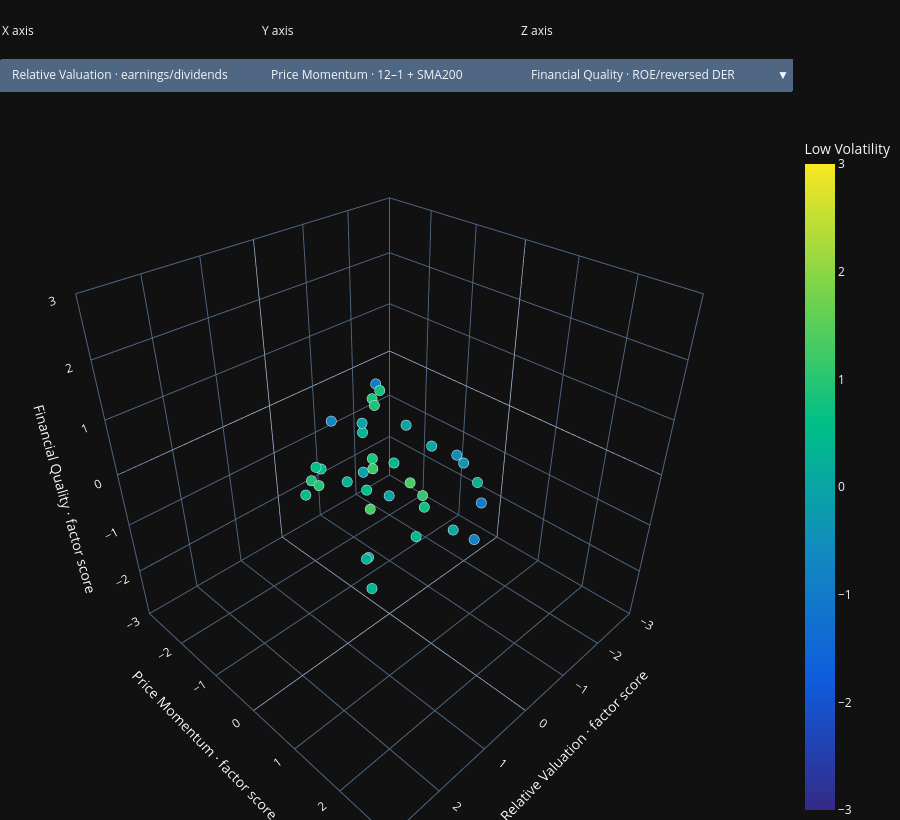

Source (notebook cell):
### Markdown cell above
## 10. Interactive 3D Factor Zoo

The dropdowns independently replace X, Y, or Z with an existing factor or indicator. Every issuer in the active dataset is retained in the interactive plot; a point is hidden automatically when any selected coordinate is unavailable. Low Volatility controls the color. Hover reveals the ticker, raw inputs, component z-scores, and coverage counts. The generic X/Y/Z values in hover follow the selected axes named above the chart.

The interactive Plotly view needs a compatible notebook renderer. A static image of the **starting selection** is saved below it for GitHub and other viewers; it cannot react to dropdowns. For a self-contained interactive HTML file, set `FACTOR_ZOO_EXPORT_3D_HTML` to a local output path before running; that file may contain the loaded data. Scores are descriptive, not probabilities or expected returns.

### Code cell
def axis_coordinates(frame: pd.DataFrame, option_id: str) -> list:
    """Return one coordinate per issuer; unavailable values become JSON null."""
    option = AXIS_OPTIONS[option_id]
    direction = -1 if option_id in REVERSED_COMPONENTS else 1
    values = pd.to_numeric(frame[option["column"]], errors="coerce") * direction
    valid = frame[option["status"]].eq("AVAILABLE") & np.isfinite(values)
    return [float(value) if is_valid else None for value, is_valid in zip(values, valid)]


def axis_title(option_id: str) -> str:
    units = "factor score" if option_id.startswith("factor:") else "natural component z"
    return f"{AXIS_OPTIONS[option_id]['label']} · {units}"


# Keep every issuer in the interactive traces. Null coordinates hide only the
# issuers that are missing one of the axes currently selected by the user.
plot_source = scored.copy()
for axis, option_id in axis_selection.items():
    plot_source[f"_axis_{axis}"] = axis_coordinates(plot_source, option_id)
    plot_source[f"_axis_{axis}_status"] = plot_source[AXIS_OPTIONS[option_id]["status"]]
axis_status_columns = [f"_axis_{axis}_status" for axis in ("x", "y", "z")]
initial_visible = (plot_source[axis_status_columns].eq("AVAILABLE").all(axis=1)
                   & plot_source[["_axis_x", "_axis_y", "_axis_z"]].notna().all(axis=1))
plot_data = plot_source.loc[initial_visible].copy()
plot_data["low_volatility_display"] = plot_data["low_volatility_score"].where(
    plot_data["low_volatility_status"].eq("AVAILABLE"), np.nan)

component_z_columns = [f"{name}_z" for name in component_columns]
component_status_columns = [f"{name}_status" for name in component_columns]
component_peer_columns = [f"{name}_eligible_peers" for name in component_columns]
plot_source["low_volatility_label"] = np.where(
    plot_source["low_volatility_status"].eq("AVAILABLE"),
    plot_source["low_volatility_score"].map(lambda value: f"{value:+.2f}"),
    "unavailable",
)
custom_columns = (["company", "sector", "peer_group", "as_of", "report_as_of"]
                  + component_columns + component_z_columns + component_status_columns
                  + component_peer_columns + ["low_volatility_label"])
colorscale = [[0.00, "#352a87"], [0.20, "#0f5cdd"], [0.40, "#128ac0"],
              [0.60, "#00bf87"], [0.80, "#76d34b"], [1.00, "#f9e721"]]
# Coordinate labels must stay generic: the axis titles change with dropdowns.
hovertemplate = (
    "<b>%{text} · %{customdata[0]}</b><br>%{customdata[1]} · %{customdata[2]} peers"
    "<br>Issuer prices through %{customdata[3]} · report as of %{customdata[4]}"
    "<br><br><b>Selected coordinates</b>"
    "<br>X: %{x:+.2f} · Y: %{y:+.2f} · Z: %{z:+.2f}"
    "<br><br><b>Value inputs</b>"
    "<br>Earnings yield %{customdata[5]:.2%} · z %{customdata[13]:+.2f} · %{customdata[21]} · n=%{customdata[29]}"
    "<br>Dividend yield %{customdata[6]:.2%} · z %{customdata[14]:+.2f} · %{customdata[22]} · n=%{customdata[30]}"
    "<br><br><b>Momentum inputs</b>"
    "<br>12–1 return %{customdata[7]:.2%} · z %{customdata[15]:+.2f} · %{customdata[23]} · n=%{customdata[31]}"
    "<br>Close/SMA200 − 1 %{customdata[8]:.2%} · z %{customdata[16]:+.2f} · %{customdata[24]} · n=%{customdata[32]}"
    "<br><br><b>Quality inputs</b>"
    "<br>ROE %{customdata[9]:.2%} · z %{customdata[17]:+.2f} · %{customdata[25]} · n=%{customdata[33]}"
    "<br>Debt/equity %{customdata[10]:.3f} · reversed z %{customdata[18]:+.2f} · %{customdata[26]} · n=%{customdata[34]}"
    "<br><br><b>Low Volatility color</b>: %{customdata[11]:.3f} beta; residual volatility %{customdata[12]:.2%}; score %{customdata[37]}σ (%{customdata[28]})"
    "<extra></extra>"
)
lowvol_complete = (plot_source["low_volatility_status"].eq("AVAILABLE")
                   & np.isfinite(pd.to_numeric(plot_source["low_volatility_score"], errors="coerce")))
trace_frames = [plot_source.loc[lowvol_complete].copy(), plot_source.loc[~lowvol_complete].copy()]
fig = go.Figure()
for frame, color_available in zip(trace_frames, (True, False)):
    marker = {"size": 6, "line": {"width": 0.7, "color": "#dbeafe"}}
    if color_available:
        marker.update({"color": frame["low_volatility_score"].tolist(), "colorscale": colorscale,
                       "cmin": -3, "cmax": 3, "colorbar": {"title": "Low Volatility"}})
    else:
        marker["color"] = "#778493"
    fig.add_trace(go.Scatter3d(
        x=axis_coordinates(frame, axis_selection["x"]),
        y=axis_coordinates(frame, axis_selection["y"]),
        z=axis_coordinates(frame, axis_selection["z"]),
        mode="markers", text=frame["ticker"].tolist(), marker=marker,
        customdata=frame[custom_columns].to_numpy(dtype=object), hovertemplate=hovertemplate,
        name="Complete Low Volatility score" if color_available else "Low Volatility unavailable or partial"))

option_ids = list(AXIS_OPTIONS)
menus = []
for position, axis in enumerate(("x", "y", "z")):
    buttons = []
    for option_id in option_ids:
        buttons.append({
            "label": AXIS_OPTIONS[option_id]["dropdown_label"], "method": "update",
            "args": [{axis: [axis_coordinates(frame, option_id) for frame in trace_frames]},
                     {f"scene.{axis}axis.title.text": axis_title(option_id)}],
        })
    menus.append({"buttons": buttons, "active": option_ids.index(axis_selection[axis]),
                  "direction": "down", "showactive": True, "x": position / 3, "xanchor": "left",
                  "y": 1.12, "yanchor": "top", "pad": {"r": 8, "t": 12}})
annotations = [{"text": f"{axis.upper()} axis", "x": position / 3, "y": 1.16,
                "xref": "paper", "yref": "paper", "showarrow": False, "xanchor": "left"}
               for position, axis in enumerate(("x", "y", "z"))]
fig.update_layout(template="plotly_dark",
                  scene={"xaxis_title": axis_title(axis_selection["x"]),
                         "yaxis_title": axis_title(axis_selection["y"]),
                         "zaxis_title": axis_title(axis_selection["z"]),
                         "xaxis": {"range": [-3, 3]}, "yaxis": {"range": [-3, 3]},
                         "zaxis": {"range": [-3, 3]}, "aspectmode": "cube"},
                  updatemenus=menus, annotations=annotations,
                  height=820, margin={"l": 0, "r": 0, "t": 130, "b": 0})
factor_zoo_figure = fig  # Preserve the 3D figure when later cells create other charts.
fig.show()
export_path = os.environ.get("FACTOR_ZOO_EXPORT_3D_HTML", "").strip()
if export_path:
    fig.write_html(export_path, include_plotlyjs=True, full_html=True)
    print("Interactive HTML exported:", Path(export_path).name)

# Static fallback represents the starting selection; dropdown changes are interactive only.
if plot_data.empty:
    print("No issuer has all three starting axes available; use the dropdowns to explore other combinations.")
else:
    cmap = LinearSegmentedColormap.from_list("factor_zoo", [color for _, color in colorscale])
    norm = Normalize(vmin=-3, vmax=3)
    static_fig = plt.figure(figsize=(10, 7), facecolor="#080b12")
    ax = static_fig.add_subplot(111, projection="3d", facecolor="#080b12")
    ax.tick_params(colors="#dbeafe")
    for axis in (ax.xaxis, ax.yaxis, ax.zaxis):
        axis.label.set_color("#dbeafe")
        axis.pane.fill = False
    static_lowvol = plot_data["low_volatility_status"].eq("AVAILABLE") & plot_data["low_volatility_score"].notna()
    for frame, available in ((plot_data.loc[static_lowvol], True), (plot_data.loc[~static_lowvol], False)):
        if frame.empty:
            continue
        colors = cmap(norm(frame["low_volatility_score"].to_numpy(dtype=float))) if available else "#778493"
        ax.scatter(frame["_axis_x"], frame["_axis_y"], frame["_axis_z"],
                   c=colors, s=45, edgecolors="#cbd5e1", linewidths=0.5, depthshade=False)
    ax.set(xlim=(-3, 3), ylim=(-3, 3), zlim=(-3, 3),
           xlabel=axis_title(axis_selection["x"]), ylabel=axis_title(axis_selection["y"]),
           zlabel=axis_title(axis_selection["z"]))
    ax.view_init(elev=28, azim=-37.5)
    ax.set_title("Factor Zoo · starting selection (interactive chart above)", color="#e6edf7", pad=12)
    colorbar = static_fig.colorbar(ScalarMappable(norm=norm, cmap=cmap), ax=ax, shrink=.62, pad=.08)
    colorbar.set_label("Low Volatility score", color="#dbeafe")
    colorbar.ax.yaxis.set_tick_params(color="#dbeafe", labelcolor="#dbeafe")
    image_buffer = io.BytesIO()
    static_fig.savefig(image_buffer, format="png", dpi=140, bbox_inches="tight", facecolor=static_fig.get_facecolor())
    display(Image(data=image_buffer.getvalue()))
    plt.close(static_fig)
print("Starting selection · issuers plotted:", len(plot_data))
print("Starting selection · Low Volatility color available:", int(plot_data["low_volatility_status"].eq("AVAILABLE").sum()))
print("Starting selection · gray/unavailable Low Volatility markers:", int((~plot_data["low_volatility_status"].eq("AVAILABLE")).sum()))
print("Dropdowns recalculate visible points from all issuers; these counts and the static preview reflect the starting selection only.")

### Figure 1 — Plotly figure (JSON) as saved in the notebook; plotly's stock layout.template omitted (floating-point values rounded to 4 significant figures; data arrays with more than 128 entries replaced by an {"elided": "..."} marker saying what was removed)
{"data": [{"customdata": {"elided": "45x38 mixed values"}, "hovertemplate": "<b>%{text} · %{customdata[0]}</b><br>%{customdata[1]} · %{customdata[2]} peers<br>Issuer prices through %{customdata[3]} · report as of %{customdata[4]}<br><br><b>Selected coordinates</b><br>X: %{x:+.2f} · Y: %{y:+.2f} · Z: %{z:+.2f}<br><br><b>Value inputs</b><br>Earnings yield %{customdata[5]:.2%} · z %{customdata[13]:+.2f} · %{customdata[21]} · n=%{customdata[29]}<br>Dividend yield %{customdata[6]:.2%} · z %{customdata[14]:+.2f} · %{customdata[22]} · n=%{customdata[30]}<br><br><b>Momentum inputs</b><br>12–1 return %{customdata[7]:.2%} · z %{customdata[15]:+.2f} · %{customdata[23]} · n=%{customdata[31]}<br>Close/SMA200 − 1 %{customdata[8]:.2%} · z %{customdata[16]:+.2f} · %{customdata[24]} · n=%{customdata[32]}<br><br><b>Quality inputs</b><br>ROE %{customdata[9]:.2%} · z %{customdata[17]:+.2f} · %{customdata[25]} · n=%{customdata[33]}<br>Debt/equity %{customdata[10]:.3f} · reversed z %{customdata[18]:+.2f} · %{customdata[26]} · n=%{customdata[34]}<br><br><b>Low Volatility color</b>: %{customdata[11]:.3f} beta; residual volatility %{customdata[12]:.2%}; score %{customdata[37]}σ (%{customdata[28]})<extra></extra>", "marker": {"cmax": 3, "cmin": -3, "color": [0.3144, -0.319, 0.438, 0.7348, -1.133, 0.3495, -0.01856, 0.8914, 0.8942, 0.5472, 0.6205, 0.2533, 0.5812, -2.075, -1.694, 0.8251, -2.081, -2.081, -0.9288, -0.07181, 0.2403, 0.0256, -0.8438, 1.203, -0.5216, 1.33, -0.7895, -0.02563, 0.09783, 1.33, 0.4582, 0.8719, 0.3634, -1.216, -0.9991, 0.3966, -0.04667, 0.9018, 0.1008, 1.141, -0.6677, 0.6091, 0.9618, 0.3678, -1.337], "colorbar": {"title": {"text": "Low Volatility"}}, "colorscale": [[0.0, "#352a87"], [0.2, "#0f5cdd"], [0.4, "#128ac0"], [0.6, "#00bf87"], [0.8, "#76d34b"], [1.0, "#f9e721"]], "line": {"color": "#dbeafe", "width": 0.7}, "size": 6}, "mode": "markers", "name": "Complete Low Volatility score", "text": ["AADI", "ADMR", "ADRO", "AKRA", "AMMN", "AMRT", "ANTM", "ASII", "BBCA", "BBNI", "BBRI", "BBTN", "BMRI", "BRPT", "BUMI", "CPIN", "CUAN", "DEWA", "EMTK", "ESSA", "EXCL", "GOTO", "HRTA", "ICBP", "INCO", "INDF", "INDY", "INKP", "ISAT", "ITMG", "JPFA", "KLBF", "MAPI", "MBMA", "MDKA", "MEDC", "NCKL", "PGAS", "PGEO", "PTBA", "SCMA", "TLKM", "UNTR", "UNVR", "WIFI"], "type": "scatter3d", "x": [null, -0.5505, 1.023, 0.2633, null, -0.2957, -0.2624, 1.09, -0.01488, 0.1801, 1.248, 0.3675, 1.458, null, null, -0.8848, null, null, -1.164, 0.458, 0.04102, null, null, 0.2262, -1.185, 0.7863, -0.4655, 0.2341, -0.1394, 0.3026, 0.2377, -0.6519, -0.6536, null, -1.276, 0.9593, 0.213, -0.2817, -1.022, 0.1516, -0.03691, 0.7174, 1.264, 0.5663, null], "y": [1.437, 1.016, 1.535, 0.9841, -0.7928, -0.9185, 0.09005, -0.5832, -0.3393, -0.3375, -0.2587, -0.1748, -0.2743, -1.082, 0.5086, -1.115, -1.499, 0.464, -1.499, -0.109, -0.4728, -0.2888, 1.571, -0.1391, 0.3531, 0.3805, 1.386, 0.224, 1.225, 0.7268, 0.3294, -1.056, 1.222, 0.104, 0.8538, 0.5732, -0.3763, -0.6817, -0.05122, 0.8431, -1.385, -0.7947, -0.1959, -0.3629, -1.039], "z": [0.827, 0.4546, 0.2504, 0.04689, -0.75, 0.2414, 0.84, 0.1493, 1.111, -0.3711, 0.6335, -1.608, 0.2351, -0.7395, -0.1738, 0.7104, -0.6036, 1.205, 0.5729, 0.2295, -1.956, -0.5536, -0.07106, 0.1641, -0.01855, -0.03401, -0.7618, -0.1622, -0.4766, 0.3763, 0.5053, 0.6728, 0.1482, -0.3462, -0.7706, -1.385, 0.8786, -0.1531, 0.04408, 0.126, 0.3686, 0.07865, 0.3458, -0.02477, -0.2557]}, {"customdata": [], "hovertemplate": "<b>%{text} · %{customdata[0]}</b><br>%{customdata[1]} · %{customdata[2]} peers<br>Issuer prices through %{customdata[3]} · report as of %{customdata[4]}<br><br><b>Selected coordinates</b><br>X: %{x:+.2f} · Y: %{y:+.2f} · Z: %{z:+.2f}<br><br><b>Value inputs</b><br>Earnings yield %{customdata[5]:.2%} · z %{customdata[13]:+.2f} · %{customdata[21]} · n=%{customdata[29]}<br>Dividend yield %{customdata[6]:.2%} · z %{customdata[14]:+.2f} · %{customdata[22]} · n=%{customdata[30]}<br><br><b>Momentum inputs</b><br>12–1 return %{customdata[7]:.2%} · z %{customdata[15]:+.2f} · %{customdata[23]} · n=%{customdata[31]}<br>Close/SMA200 − 1 %{customdata[8]:.2%} · z %{customdata[16]:+.2f} · %{customdata[24]} · n=%{customdata[32]}<br><br><b>Quality inputs</b><br>ROE %{customdata[9]:.2%} · z %{customdata[17]:+.2f} · %{customdata[25]} · n=%{customdata[33]}<br>Debt/equity %{customdata[10]:.3f} · reversed z %{customdata[18]:+.2f} · %{customdata[26]} · n=%{customdata[34]}<br><br><b>Low Volatility color</b>: %{customdata[11]:.3f} beta; residual volatility %{customdata[12]:.2%}; score %{customdata[37]}σ (%{customdata[28]})<extra></extra>", "marker": {"color": "#778493", "line": {"color": "#dbeafe", "width": 0.7}, "size": 6}, "mode": "markers", "name": "Low Volatility unavailable or partial", "text": [], "type": "scatter3d", "x": [], "y": [], "z": []}], "layout": {"annotations": [{"showarrow": false, "text": "X axis", "x": 0.0, "xanchor": "left", "xref": "paper", "y": 1.16, "yref": "paper"}, {"showarrow": false, "text": "Y axis", "x": 0.3333, "xanchor": "left", "xref": "paper", "y": 1.16, "yref": "paper"}, {"showarrow": false, "text": "Z axis", "x": 0.6667, "xanchor": "left", "xref": "paper", "y": 1.16, "yref": "paper"}], "height": 820, "margin": {"b": 0, "l": 0, "r": 0, "t": 130}, "scene": {"aspectmode": "cube", "xaxis": {"range": [-3, 3], "title": {"text": "Relative Valuation · factor score"}}, "yaxis": {"range": [-3, 3], "title": {"text": "Price Momentum · factor score"}}, "zaxis": {"range": [-3, 3], "title": {"text": "Financial Quality · factor score"}}}, "updatemenus": [{"active": 0, "buttons": [{"args": [{"x": [[null, -0.5505, 1.023, 0.2633, null, -0.2957, -0.2624, 1.09, -0.01488, 0.1801, 1.248, 0.3675, 1.458, null, null, -0.8848, null, null, -1.164, 0.458, 0.04102, null, null, 0.2262, -1.185, 0.7863, -0.4655, 0.2341, -0.1394, 0.3026, 0.2377, -0.6519, -0.6536, null, -1.276, 0.9593, 0.213, -0.2817, -1.022, 0.1516, -0.03691, 0.7174, 1.264, 0.5663, null], []]}, {"scene.xaxis.title.text": "Relative Valuation · factor score"}], "label": "Relative Valuation · earnings/dividends", "method": "update"}, {"args": [{"x": [[1.437, 1.016, 1.535, 0.9841, -0.7928, -0.9185, 0.09005, -0.5832, -0.3393, -0.3375, -0.2587, -0.1748, -0.2743, -1.082, 0.5086, -1.115, -1.499, 0.464, -1.499, -0.109, -0.4728, -0.2888, 1.571, -0.1391, 0.3531, 0.3805, 1.386, 0.224, 1.225, 0.7268, 0.3294, -1.056, 1.222, 0.104, 0.8538, 0.5732, -0.3763, -0.6817, -0.05122, 0.8431, -1.385, -0.7947, -0.1959, -0.3629, -1.039], []]}, {"scene.xaxis.title.text": "Price Momentum · factor score"}], "label": "Price Momentum · 12–1 + SMA200", "method": "update"}, {"args": [{"x": [[0.827, 0.4546, 0.2504, 0.04689, -0.75, 0.2414, 0.84, 0.1493, 1.111, -0.3711, 0.6335, -1.608, 0.2351, -0.7395, -0.1738, 0.7104, -0.6036, 1.205, 0.5729, 0.2295, -1.956, -0.5536, -0.07106, 0.1641, -0.01855, -0.03401, -0.7618, -0.1622, -0.4766, 0.3763, 0.5053, 0.6728, 0.1482, -0.3462, -0.7706, -1.385, 0.8786, -0.1531, 0.04408, 0.126, 0.3686, 0.07865, 0.3458, -0.02477, -0.2557], []]}, {"scene.xaxis.title.text": "Financial Quality · factor score"}], "label": "Financial Quality · ROE/reversed DER", "method": "update"}, {"args": [{"x": [[null, -0.05232, 1.516, -0.355, null, -0.4419, -1.315, 0.8782, -0.7049, 1.409, 0.4394, 1.784, 0.858, null, null, -0.7209, null, null, -1.616, -0.5707, -0.799, null, null, 0.3741, -1.322, 1.406, 0.1176, 1.259, -0.5657, 0.8353, -0.3346, -0.2551, -0.4457, -1.545, -1.616, 1.784, 0.1423, 0.4852, -0.9946, 0.3039, -0.5135, -0.135, 1.636, -0.9248, null], []]}, {"scene.xaxis.title.text": "Earnings Valuation · natural component z"}], "label": "Earnings Valuation · earnings yield", "method": "update"}, {"args": [{"x": [[0.3038, -1.049, 0.5299, 0.8816, null, -0.1494, 0.7897, 1.303, 0.6752, -1.049, 2.057, -1.049, 2.057, -1.018, null, -1.049, -1.049, -0.9295, -0.712, 1.487, 0.881, null, -0.5547, 0.0782, -1.049, 0.1662, -1.049, -0.7908, 0.287, -0.2302, 0.81, -1.049, -0.8614, null, -0.9355, 0.1351, 0.2837, -1.049, -1.049, -0.0007562, 0.4396, 1.57, 0.8926, 2.057, -1.016], []]}, {"scene.xaxis.title.text": "Dividend Income · natural component z"}], "label": "Dividend Income · dividend yield", "method": "update"}, {"args": [{"x": [[1.137, 1.975, 1.465, 0.2836, -1.452, -1.129, -0.2787, -0.4784, -0.7169, -0.5638, -0.7525, -0.2494, -0.4157, -0.7115, 1.972, -1.15, -1.452, 2.086, -1.452, -0.06388, -0.1101, -0.5469, 2.086, -0.5431, 0.9807, -0.1691, 2.086, 0.2668, 0.766, 0.3257, 0.6197, -1.07, 0.7074, 0.8017, 0.4195, 0.1134, -0.3405, -0.5111, -1.028, -0.05074, -1.224, -0.6167, -0.2512, 0.04754, -0.8125], []]}, {"scene.xaxis.title.text": "Long-Term Price Momentum · natural component z"}], "label": "Long-Term Price Momentum · 12–1 return", "method": "update"}, {"args": [{"x": [[1.737, 0.05684, 1.604, 1.685, -0.1337, -0.7075, 0.4588, -0.6881, 0.03823, -0.1111, 0.235, -0.1002, -0.1328, -1.453, -0.9545, -1.081, -1.545, -1.158, -1.545, -0.1541, -0.8354, -0.03076, 1.056, 0.2649, -0.2745, 0.9302, 0.6855, 0.1813, 1.684, 1.128, 0.03914, -1.043, 1.737, -0.5937, 1.288, 1.033, -0.412, -0.8523, 0.9256, 1.737, -1.545, -0.9728, -0.1406, -0.7733, -1.265], []]}, {"scene.xaxis.title.text": "Price Trend vs SMA200 · natural component z"}], "label": "Price Trend vs SMA200 · MA200 distance", "method": "update"}, {"args": [{"x": [[1.091, 0.4959, -0.3129, 0.5016, -0.8283, 0.7092, 0.9572, -0.0386, 1.25, -0.9947, 0.5404, -1.357, 0.5606, -0.4127, -1.039, 0.5827, 1.168, 2.326, 0.1325, -0.5543, -1.633, -1.633, 2.209, 0.1093, -1.046, -0.32, -1.317, -0.5873, 0.2777, -0.1878, 0.9933, 0.3812, 0.1617, -1.221, -1.621, -0.8653, 0.8921, -0.6647, -0.5746, 0.1607, -0.1711, 0.02822, 0.3267, 2.326, -0.8033], []]}, {"scene.xaxis.title.text": "Profitability · natural component z"}], "label": "Profitability · ROE", "method": "update"}, {"args": [{"x": [[-0.5629, -0.4134, -0.8138, 0.4078, 0.6717, 0.2264, -0.7228, -0.3371, -0.9708, -0.2525, -0.7265, 1.859, 0.09034, 1.066, -0.691, -0.8381, 2.375, -0.08373, -1.013, -1.013, 2.278, -0.5253, 2.351, -0.2188, -1.009, -0.252, 0.2066, -0.2629, 1.231, -0.9403, -0.01742, -0.9644, -0.1346, -0.5289, -0.07947, 1.905, -0.8651, -0.3586, -0.6628, -0.09139, -0.9084, -0.1291, -0.3649, 2.375, -0.2919], []]}, {"scene.xaxis.title.text": "Leverage · natural component z"}], "label": "Leverage · DER", "method": "update"}, {"args": [{"x": [[-1.116, 0.145, -0.806, -0.9854, 1.432, -0.258, 0.06706, -0.6679, -0.3342, 0.1414, 0.1749, 0.3259, 0.1891, 2.459, 1.872, -0.9433, 2.459, 2.459, 1.052, -0.4217, -0.1107, -0.5717, 0.2038, -1.206, 0.4884, -1.206, 0.3914, 0.295, -0.2065, -1.206, -0.7034, -1.069, -0.9884, 0.9951, 1.073, -0.949, 0.03708, -0.8574, -0.1747, -1.041, 0.5119, -0.2608, -0.9017, -0.7563, 0.9697], []]}, {"scene.xaxis.title.text": "Market Sensitivity · natural component z"}], "label": "Market Sensitivity · IHSG beta", "method": "update"}, {"args": [{"x": [[0.4869, 0.4931, -0.06997, -0.4841, 0.8352, -0.441, -0.02995, -1.115, -1.454, -1.236, -1.416, -0.8325, -1.351, 1.691, 1.515, -0.7069, 1.703, 1.703, 0.806, 0.5653, -0.3699, 0.5205, 1.484, -1.2, 0.5547, -1.454, 1.188, -0.2438, 0.01085, -1.454, -0.2131, -0.675, 0.2616, 1.438, 0.9253, 0.1558, 0.05626, -0.9463, -0.02686, -1.241, 0.8235, -0.9574, -1.022, 0.02071, 1.703], []]}, {"scene.xaxis.title.text": "Issuer-Specific Volatility · natural component z"}], "label": "Issuer-Specific Volatility · OLS residual", "method": "update"}], "direction": "down", "pad": {"r": 8, "t": 12}, "showactive": true, "x": 0.0, "xanchor": "left", "y": 1.12, "yanchor": "top"}, {"active": 1, "buttons": [{"args": [{"y": [[null, -0.5505, 1.023, 0.2633, null, -0.2957, -0.2624, 1.09, -0.01488, 0.1801, 1.248, 0.3675, 1.458, null, null, -0.8848, null, null, -1.164, 0.458, 0.04102, null, null, 0.2262, -1.185, 0.7863, -0.4655, 0.2341, -0.1394, 0.3026, 0.2377, -0.6519, -0.6536, null, -1.276, 0.9593, 0.213, -0.2817, -1.022, 0.1516, -0.03691, 0.7174, 1.264, 0.5663, null], []]}, {"scene.yaxis.title.text": "Relative Valuation · factor score"}], "label": "Relative Valuation · earnings/dividends", "method": "update"}, {"args": [{"y": [[1.437, 1.016, 1.535, 0.9841, -0.7928, -0.9185, 0.09005, -0.5832, -0.3393, -0.3375, -0.2587, -0.1748, -0.2743, -1.082, 0.5086, -1.115, -1.499, 0.464, -1.499, -0.109, -0.4728, -0.2888, 1.571, -0.1391, 0.3531, 0.3805, 1.386, 0.224, 1.225, 0.7268, 0.3294, -1.056, 1.222, 0.104, 0.8538, 0.5732, -0.3763, -0.6817, -0.05122, 0.8431, -1.385, -0.7947, -0.1959, -0.3629, -1.039], []]}, {"scene.yaxis.title.text": "Price Momentum · factor score"}], "label": "Price Momentum · 12–1 + SMA200", "method": "update"}, {"args": [{"y": [[0.827, 0.4546, 0.2504, 0.04689, -0.75, 0.2414, 0.84, 0.1493, 1.111, -0.3711, 0.6335, -1.608, 0.2351, -0.7395, -0.1738, 0.7104, -0.6036, 1.205, 0.5729, 0.2295, -1.956, -0.5536, -0.07106, 0.1641, -0.01855, -0.03401, -0.7618, -0.1622, -0.4766, 0.3763, 0.5053, 0.6728, 0.1482, -0.3462, -0.7706, -1.385, 0.8786, -0.1531, 0.04408, 0.126, 0.3686, 0.07865, 0.3458, -0.02477, -0.2557], []]}, {"scene.yaxis.title.text": "Financial Quality · factor score"}], "label": "Financial Quality · ROE/reversed DER", "method": "update"}, {"args": [{"y": [[null, -0.05232, 1.516, -0.355, null, -0.4419, -1.315, 0.8782, -0.7049, 1.409, 0.4394, 1.784, 0.858, null, null, -0.7209, null, null, -1.616, -0.5707, -0.799, null, null, 0.3741, -1.322, 1.406, 0.1176, 1.259, -0.5657, 0.8353, -0.3346, -0.2551, -0.4457, -1.545, -1.616, 1.784, 0.1423, 0.4852, -0.9946, 0.3039, -0.5135, -0.135, 1.636, -0.9248, null], []]}, {"scene.yaxis.title.text": "Earnings Valuation · natural component z"}], "label": "Earnings Valuation · earnings yield", "method": "update"}, {"args": [{"y": [[0.3038, -1.049, 0.5299, 0.8816, null, -0.1494, 0.7897, 1.303, 0.6752, -1.049, 2.057, -1.049, 2.057, -1.018, null, -1.049, -1.049, -0.9295, -0.712, 1.487, 0.881, null, -0.5547, 0.0782, -1.049, 0.1662, -1.049, -0.7908, 0.287, -0.2302, 0.81, -1.049, -0.8614, null, -0.9355, 0.1351, 0.2837, -1.049, -1.049, -0.0007562, 0.4396, 1.57, 0.8926, 2.057, -1.016], []]}, {"scene.yaxis.title.text": "Dividend Income · natural component z"}], "label": "Dividend Income · dividend yield", "method": "update"}, {"args": [{"y": [[1.137, 1.975, 1.465, 0.2836, -1.452, -1.129, -0.2787, -0.4784, -0.7169, -0.5638, -0.7525, -0.2494, -0.4157, -0.7115, 1.972, -1.15, -1.452, 2.086, -1.452, -0.06388, -0.1101, -0.5469, 2.086, -0.5431, 0.9807, -0.1691, 2.086, 0.2668, 0.766, 0.3257, 0.6197, -1.07, 0.7074, 0.8017, 0.4195, 0.1134, -0.3405, -0.5111, -1.028, -0.05074, -1.224, -0.6167, -0.2512, 0.04754, -0.8125], []]}, {"scene.yaxis.title.text": "Long-Term Price Momentum · natural component z"}], "label": "Long-Term Price Momentum · 12–1 return", "method": "update"}, {"args": [{"y": [[1.737, 0.05684, 1.604, 1.685, -0.1337, -0.7075, 0.4588, -0.6881, 0.03823, -0.1111, 0.235, -0.1002, -0.1328, -1.453, -0.9545, -1.081, -1.545, -1.158, -1.545, -0.1541, -0.8354, -0.03076, 1.056, 0.2649, -0.2745, 0.9302, 0.6855, 0.1813, 1.684, 1.128, 0.03914, -1.043, 1.737, -0.5937, 1.288, 1.033, -0.412, -0.8523, 0.9256, 1.737, -1.545, -0.9728, -0.1406, -0.7733, -1.265], []]}, {"scene.yaxis.title.text": "Price Trend vs SMA200 · natural component z"}], "label": "Price Trend vs SMA200 · MA200 distance", "method": "update"}, {"args": [{"y": [[1.091, 0.4959, -0.3129, 0.5016, -0.8283, 0.7092, 0.9572, -0.0386, 1.25, -0.9947, 0.5404, -1.357, 0.5606, -0.4127, -1.039, 0.5827, 1.168, 2.326, 0.1325, -0.5543, -1.633, -1.633, 2.209, 0.1093, -1.046, -0.32, -1.317, -0.5873, 0.2777, -0.1878, 0.9933, 0.3812, 0.1617, -1.221, -1.621, -0.8653, 0.8921, -0.6647, -0.5746, 0.1607, -0.1711, 0.02822, 0.3267, 2.326, -0.8033], []]}, {"scene.yaxis.title.text": "Profitability · natural component z"}], "label": "Profitability · ROE", "method": "update"}, {"args": [{"y": [[-0.5629, -0.4134, -0.8138, 0.4078, 0.6717, 0.2264, -0.7228, -0.3371, -0.9708, -0.2525, -0.7265, 1.859, 0.09034, 1.066, -0.691, -0.8381, 2.375, -0.08373, -1.013, -1.013, 2.278, -0.5253, 2.351, -0.2188, -1.009, -0.252, 0.2066, -0.2629, 1.231, -0.9403, -0.01742, -0.9644, -0.1346, -0.5289, -0.07947, 1.905, -0.8651, -0.3586, -0.6628, -0.09139, -0.9084, -0.1291, -0.3649, 2.375, -0.2919], []]}, {"scene.yaxis.title.text": "Leverage · natural component z"}], "label": "Leverage · DER", "method": "update"}, {"args": [{"y": [[-1.116, 0.145, -0.806, -0.9854, 1.432, -0.258, 0.06706, -0.6679, -0.3342, 0.1414, 0.1749, 0.3259, 0.1891, 2.459, 1.872, -0.9433, 2.459, 2.459, 1.052, -0.4217, -0.1107, -0.5717, 0.2038, -1.206, 0.4884, -1.206, 0.3914, 0.295, -0.2065, -1.206, -0.7034, -1.069, -0.9884, 0.9951, 1.073, -0.949, 0.03708, -0.8574, -0.1747, -1.041, 0.5119, -0.2608, -0.9017, -0.7563, 0.9697], []]}, {"scene.yaxis.title.text": "Market Sensitivity · natural component z"}], "label": "Market Sensitivity · IHSG beta", "method": "update"}, {"args": [{"y": [[0.4869, 0.4931, -0.06997, -0.4841, 0.8352, -0.441, -0.02995, -1.115, -1.454, -1.236, -1.416, -0.8325, -1.351, 1.691, 1.515, -0.7069, 1.703, 1.703, 0.806, 0.5653, -0.3699, 0.5205, 1.484, -1.2, 0.5547, -1.454, 1.188, -0.2438, 0.01085, -1.454, -0.2131, -0.675, 0.2616, 1.438, 0.9253, 0.1558, 0.05626, -0.9463, -0.02686, -1.241, 0.8235, -0.9574, -1.022, 0.02071, 1.703], []]}, {"scene.yaxis.title.text": "Issuer-Specific Volatility · natural component z"}], "label": "Issuer-Specific Volatility · OLS residual", "method": "update"}], "direction": "down", "pad": {"r": 8, "t": 12}, "showactive": true, "x": 0.3333, "xanchor": "left", "y": 1.12, "yanchor": "top"}, {"active": 2, "buttons": [{"args": [{"z": [[null, -0.5505, 1.023, 0.2633, null, -0.2957, -0.2624, 1.09, -0.01488, 0.1801, 1.248, 0.3675, 1.458, null, null, -0.8848, null, null, -1.164, 0.458, 0.04102, null, null, 0.2262, -1.185, 0.7863, -0.4655, 0.2341, -0.1394, 0.3026, 0.2377, -0.6519, -0.6536, null, -1.276, 0.9593, 0.213, -0.2817, -1.022, 0.1516, -0.03691, 0.7174, 1.264, 0.5663, null], []]}, {"scene.zaxis.title.text": "Relative Valuation · factor score"}], "label": "Relative Valuation · earnings/dividends", "method": "update"}, {"args": [{"z": [[1.437, 1.016, 1.535, 0.9841, -0.7928, -0.9185, 0.09005, -0.5832, -0.3393, -0.3375, -0.2587, -0.1748, -0.2743, -1.082, 0.5086, -1.115, -1.499, 0.464, -1.499, -0.109, -0.4728, -0.2888, 1.571, -0.1391, 0.3531, 0.3805, 1.386, 0.224, 1.225, 0.7268, 0.3294, -1.056, 1.222, 0.104, 0.8538, 0.5732, -0.3763, -0.6817, -0.05122, 0.8431, -1.385, -0.7947, -0.1959, -0.3629, -1.039], []]}, {"scene.zaxis.title.text": "Price Momentum · factor score"}], "label": "Price Momentum · 12–1 + SMA200", "method": "update"}, {"args": [{"z": [[0.827, 0.4546, 0.2504, 0.04689, -0.75, 0.2414, 0.84, 0.1493, 1.111, -0.3711, 0.6335, -1.608, 0.2351, -0.7395, -0.1738, 0.7104, -0.6036, 1.205, 0.5729, 0.2295, -1.956, -0.5536, -0.07106, 0.1641, -0.01855, -0.03401, -0.7618, -0.1622, -0.4766, 0.3763, 0.5053, 0.6728, 0.1482, -0.3462, -0.7706, -1.385, 0.8786, -0.1531, 0.04408, 0.126, 0.3686, 0.07865, 0.3458, -0.02477, -0.2557], []]}, {"scene.zaxis.title.text": "Financial Quality · factor score"}], "label": "Financial Quality · ROE/reversed DER", "method": "update"}, {"args": [{"z": [[null, -0.05232, 1.516, -0.355, null, -0.4419, -1.315, 0.8782, -0.7049, 1.409, 0.4394, 1.784, 0.858, null, null, -0.7209, null, null, -1.616, -0.5707, -0.799, null, null, 0.3741, -1.322, 1.406, 0.1176, 1.259, -0.5657, 0.8353, -0.3346, -0.2551, -0.4457, -1.545, -1.616, 1.784, 0.1423, 0.4852, -0.9946, 0.3039, -0.5135, -0.135, 1.636, -0.9248, null], []]}, {"scene.zaxis.title.text": "Earnings Valuation · natural component z"}], "label": "Earnings Valuation · earnings yield", "method": "update"}, {"args": [{"z": [[0.3038, -1.049, 0.5299, 0.8816, null, -0.1494, 0.7897, 1.303, 0.6752, -1.049, 2.057, -1.049, 2.057, -1.018, null, -1.049, -1.049, -0.9295, -0.712, 1.487, 0.881, null, -0.5547, 0.0782, -1.049, 0.1662, -1.049, -0.7908, 0.287, -0.2302, 0.81, -1.049, -0.8614, null, -0.9355, 0.1351, 0.2837, -1.049, -1.049, -0.0007562, 0.4396, 1.57, 0.8926, 2.057, -1.016], []]}, {"scene.zaxis.title.text": "Dividend Income · natural component z"}], "label": "Dividend Income · dividend yield", "method": "update"}, {"args": [{"z": [[1.137, 1.975, 1.465, 0.2836, -1.452, -1.129, -0.2787, -0.4784, -0.7169, -0.5638, -0.7525, -0.2494, -0.4157, -0.7115, 1.972, -1.15, -1.452, 2.086, -1.452, -0.06388, -0.1101, -0.5469, 2.086, -0.5431, 0.9807, -0.1691, 2.086, 0.2668, 0.766, 0.3257, 0.6197, -1.07, 0.7074, 0.8017, 0.4195, 0.1134, -0.3405, -0.5111, -1.028, -0.05074, -1.224, -0.6167, -0.2512, 0.04754, -0.8125], []]}, {"scene.zaxis.title.text": "Long-Term Price Momentum · natural component z"}], "label": "Long-Term Price Momentum · 12–1 return", "method": "update"}, {"args": [{"z": [[1.737, 0.05684, 1.604, 1.685, -0.1337, -0.7075, 0.4588, -0.6881, 0.03823, -0.1111, 0.235, -0.1002, -0.1328, -1.453, -0.9545, -1.081, -1.545, -1.158, -1.545, -0.1541, -0.8354, -0.03076, 1.056, 0.2649, -0.2745, 0.9302, 0.6855, 0.1813, 1.684, 1.128, 0.03914, -1.043, 1.737, -0.5937, 1.288, 1.033, -0.412, -0.8523, 0.9256, 1.737, -1.545, -0.9728, -0.1406, -0.7733, -1.265], []]}, {"scene.zaxis.title.text": "Price Trend vs SMA200 · natural component z"}], "label": "Price Trend vs SMA200 · MA200 distance", "method": "update"}, {"args": [{"z": [[1.091, 0.4959, -0.3129, 0.5016, -0.8283, 0.7092, 0.9572, -0.0386, 1.25, -0.9947, 0.5404, -1.357, 0.5606, -0.4127, -1.039, 0.5827, 1.168, 2.326, 0.1325, -0.5543, -1.633, -1.633, 2.209, 0.1093, -1.046, -0.32, -1.317, -0.5873, 0.2777, -0.1878, 0.9933, 0.3812, 0.1617, -1.221, -1.621, -0.8653, 0.8921, -0.6647, -0.5746, 0.1607, -0.1711, 0.02822, 0.3267, 2.326, -0.8033], []]}, {"scene.zaxis.title.text": "Profitability · natural component z"}], "label": "Profitability · ROE", "method": "update"}, {"args": [{"z": [[-0.5629, -0.4134, -0.8138, 0.4078, 0.6717, 0.2264, -0.7228, -0.3371, -0.9708, -0.2525, -0.7265, 1.859, 0.09034, 1.066, -0.691, -0.8381, 2.375, -0.08373, -1.013, -1.013, 2.278, -0.5253, 2.351, -0.2188, -1.009, -0.252, 0.2066, -0.2629, 1.231, -0.9403, -0.01742, -0.9644, -0.1346, -0.5289, -0.07947, 1.905, -0.8651, -0.3586, -0.6628, -0.09139, -0.9084, -0.1291, -0.3649, 2.375, -0.2919], []]}, {"scene.zaxis.title.text": "Leverage · natural component z"}], "label": "Leverage · DER", "method": "update"}, {"args": [{"z": [[-1.116, 0.145, -0.806, -0.9854, 1.432, -0.258, 0.06706, -0.6679, -0.3342, 0.1414, 0.1749, 0.3259, 0.1891, 2.459, 1.872, -0.9433, 2.459, 2.459, 1.052, -0.4217, -0.1107, -0.5717, 0.2038, -1.206, 0.4884, -1.206, 0.3914, 0.295, -0.2065, -1.206, -0.7034, -1.069, -0.9884, 0.9951, 1.073, -0.949, 0.03708, -0.8574, -0.1747, -1.041, 0.5119, -0.2608, -0.9017, -0.7563, 0.9697], []]}, {"scene.zaxis.title.text": "Market Sensitivity · natural component z"}], "label": "Market Sensitivity · IHSG beta", "method": "update"}, {"args": [{"z": [[0.4869, 0.4931, -0.06997, -0.4841, 0.8352, -0.441, -0.02995, -1.115, -1.454, -1.236, -1.416, -0.8325, -1.351, 1.691, 1.515, -0.7069, 1.703, 1.703, 0.806, 0.5653, -0.3699, 0.5205, 1.484, -1.2, 0.5547, -1.454, 1.188, -0.2438, 0.01085, -1.454, -0.2131, -0.675, 0.2616, 1.438, 0.9253, 0.1558, 0.05626, -0.9463, -0.02686, -1.241, 0.8235, -0.9574, -1.022, 0.02071, 1.703], []]}, {"scene.zaxis.title.text": "Issuer-Specific Volatility · natural component z"}], "label": "Issuer-Specific Volatility · OLS residual", "method": "update"}], "direction": "down", "pad": {"r": 8, "t": 12}, "showactive": true, "x": 0.6667, "xanchor": "left", "y": 1.12, "yanchor": "top"}]}}
